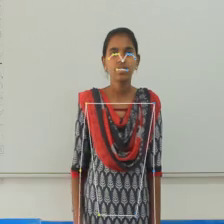
#> input picture frame 3 of datasets/beautiful/MVI_9724.MOV, 224 x 224 px
$ python extract_frames.py
#> lines starting #> are read from the running program, lines starting #| are printed output that depends on the picture
import cv2
import os

VIDEO_DIR = "datasets"
OUTPUT_DIR = "datasets"
FRAME_GAP = 1   # extract every frame

os.makedirs(OUTPUT_DIR, exist_ok=True)

for label in os.listdir(VIDEO_DIR):
    video_folder = os.path.join(VIDEO_DIR, label)
    image_folder = os.path.join(OUTPUT_DIR, label)

    os.makedirs(image_folder, exist_ok=True)

    for video_name in os.listdir(video_folder):
        if not video_name.lower().endswith(".mov"):
            continue

        video_path = os.path.join(video_folder, video_name)
        cap = cv2.VideoCapture(video_path)

        count = 0
        saved = 0

        while True:
            ret, frame = cap.read()
#> frame is the input picture: shape (224, 224, 3); mean B, G, R 152.7, 160.8, 165.5
            if not ret:
                break

            # Crop center (VERY IMPORTANT for MediaPipe)
            h, w, _ = frame.shape
#> h = 224; w = 224
            frame = frame[int(h*0.2):int(h*0.8), int(w*0.2):int(w*0.8)]
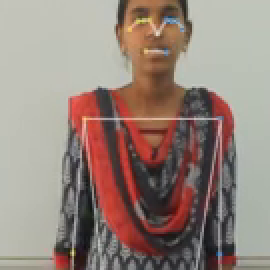
#> frame: shape (135, 135, 3) (shown 2 times larger); mean B, G, R 124.7, 133.5, 150.4

            img_path = os.path.join(
                image_folder,
                f"{video_name}_{saved}.jpg"
            )
            cv2.imwrite(img_path, frame)

            saved += 1
            count += 1

        cap.release()

print("✅ Frame extraction completed.")

$ run again, starting later in the video
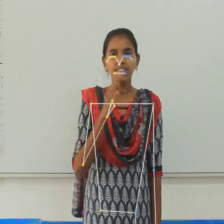
#> input picture frame 14 of datasets/beautiful/MVI_9724.MOV, 224 x 224 px
#> frame is the input picture: shape (224, 224, 3); mean B, G, R 153.1, 161.4, 164.4
#> `frame = frame[int(h*0.2):int(h*0.8), int(w*0.2):int(w*0.8)]`:
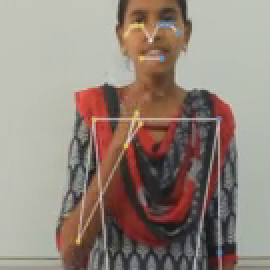
#> frame: shape (135, 135, 3) (shown 2 times larger); mean B, G, R 125.1, 134.9, 148.5

$ run again, starting later in the video
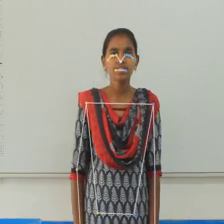
#> input picture frame 26 of datasets/beautiful/MVI_9724.MOV, 224 x 224 px
#> frame is the input picture: shape (224, 224, 3); mean B, G, R 152.6, 160.7, 164.8
#> `frame = frame[int(h*0.2):int(h*0.8), int(w*0.2):int(w*0.8)]`:
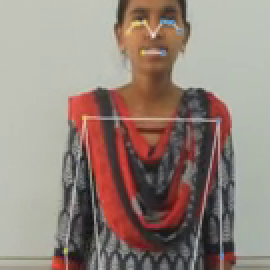
#> frame: shape (135, 135, 3) (shown 2 times larger); mean B, G, R 124.9, 133.7, 149.3
